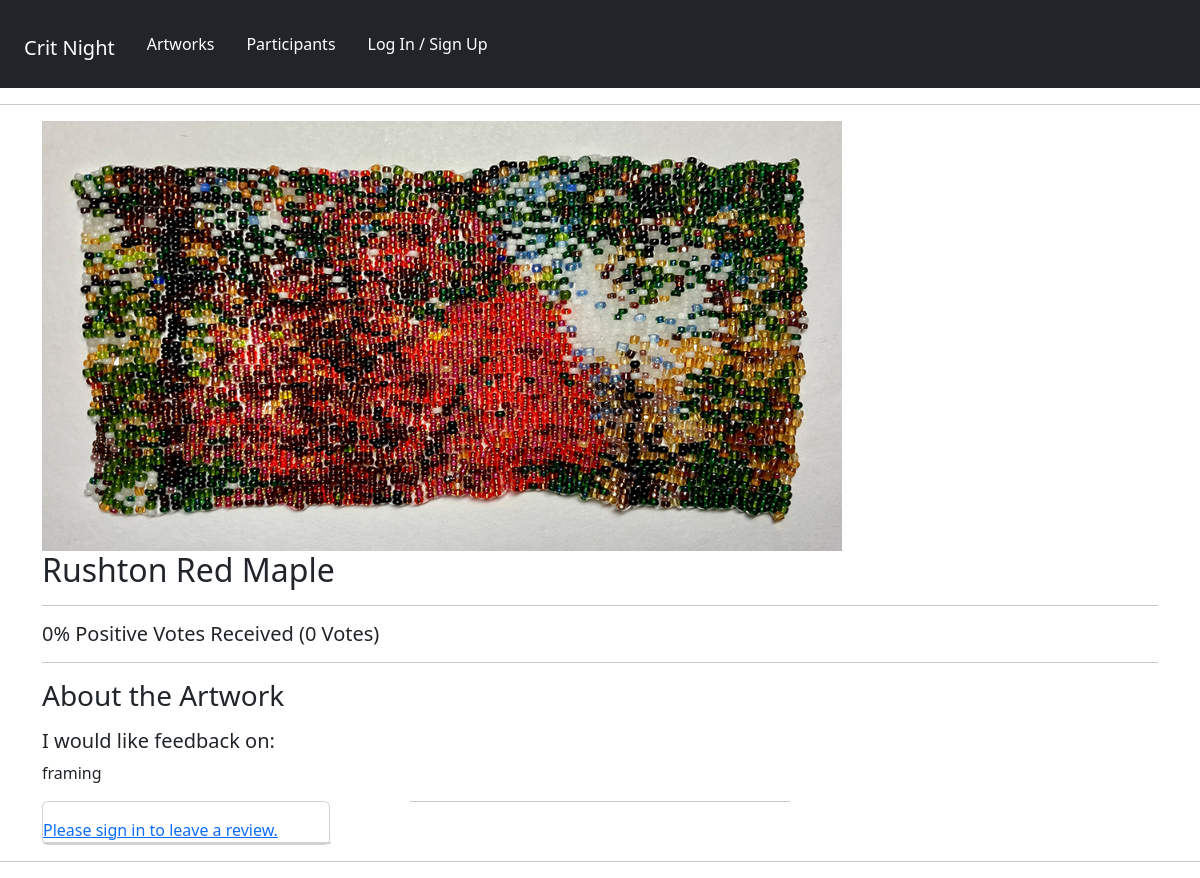
Before: /artwork/e61e1c81-fb61-4687-b965-9ed57b540b2e/ with the older database file.
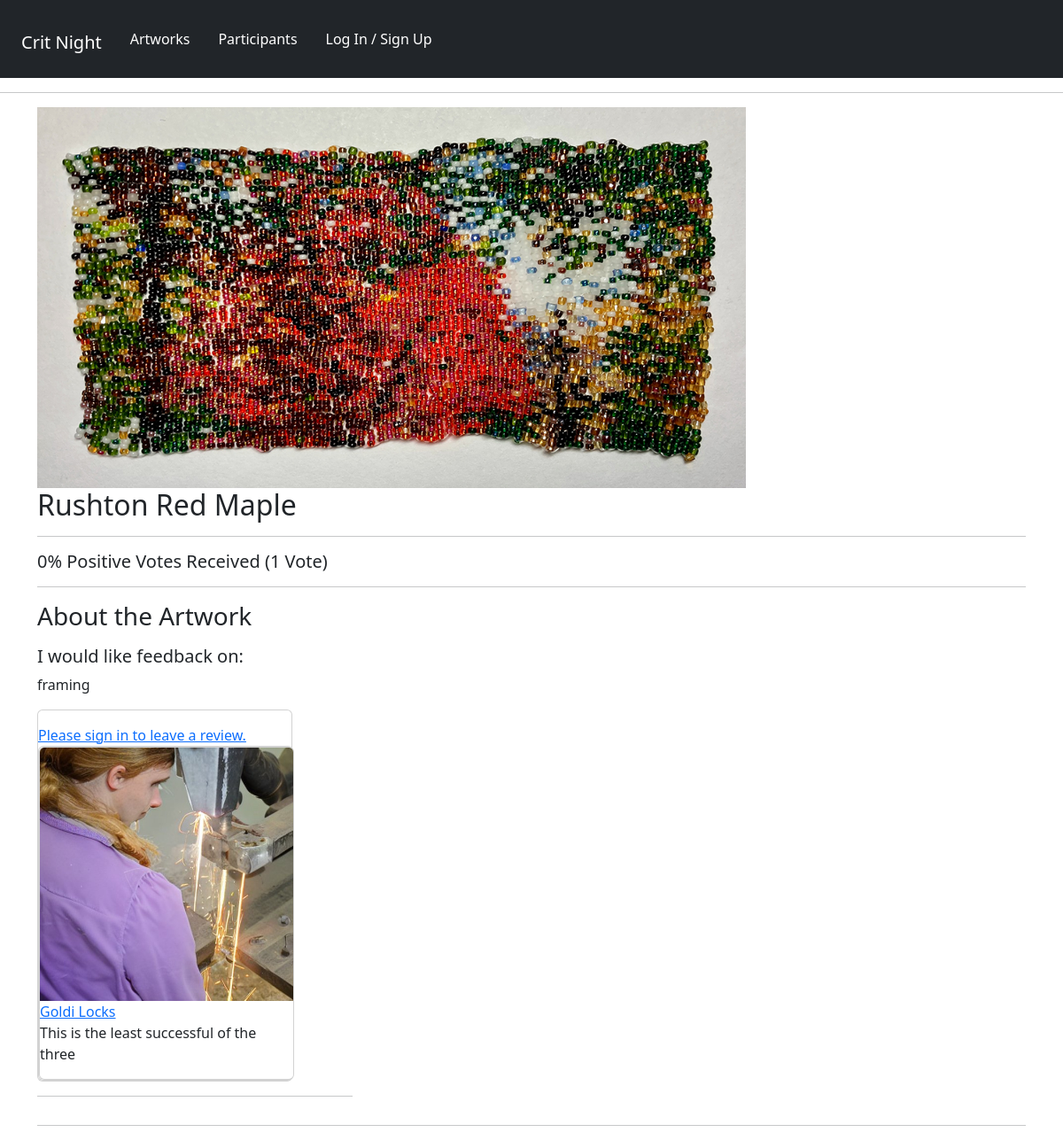
After: the same page with the newer database file.
### artworks/models.py (models this page shows, shortened)
class Artwork(models.Model):
    owner = models.ForeignKey(Profile, null=True, blank=True, on_delete=models.CASCADE)
    title = models.CharField(max_length=200, null=True)
    featured_image = models.ImageField(
        null=True, blank=True, default="default_image.jpg"
    )
    description = models.TextField(null=True, blank=True)
    topic = models.TextField(default="I would like feedback on:", null=True, blank=True)
    demo_link = models.CharField(max_length=2000, null=True, blank=True)
    source_link = models.CharField(max_length=2000, null=True, blank=True)
    tags = models.ManyToManyField("Tag", blank=True)
    vote_total = models.IntegerField(default=0, null=True, blank=True)
    vote_ratio = models.IntegerField(default=0, null=True, blank=True)
    created = models.DateTimeField(auto_now_add=True)
    id = models.UUIDField(
        default=uuid.uuid4, unique=True, primary_key=True, editable=False
    )
    class Meta:
        ordering = ["owner", "-vote_ratio", "-vote_total", "title"]
    @property
    def reviewers(self):
        queryset = self.review_set.all().values_list("owner__id", flat=True)
        return queryset

class Review(models.Model):
    VOTE_TYPE = (
        ("up", "Up Vote"),
        ("down", "Down Vote"),
    )
    owner = models.ForeignKey(Profile, on_delete=models.CASCADE, null=True)
    artwork = models.ForeignKey(Artwork, on_delete=models.CASCADE)
    comments = models.TextField(null=True, blank=True)
    value = models.CharField(max_length=200, choices=VOTE_TYPE)
    created = models.DateTimeField(auto_now_add=True)
    id = models.UUIDField(
        default=uuid.uuid4, unique=True, primary_key=True, editable=False
    )
    class Meta:
        unique_together = [['owner', 'artwork']]

### panelists/models.py (models this page shows, shortened)
class Profile(models.Model):
    user = models.OneToOneField(User, on_delete=models.CASCADE, null=True, blank=True)
    name = models.CharField(max_length=200, null=True, blank=True)
    role = models.CharField(max_length=200, null=True, blank=True)
    media = models.CharField(max_length=200, null=True, blank=True)
    email = models.EmailField(max_length=500, null=True, blank=True)
    username = models.CharField(max_length=200, null=True, blank=True)
    pronouns = models.CharField(max_length=200, null=True, blank=True)
    brief_bio = models.TextField(max_length=1500, null=True, blank=True)
    profile_image = models.ImageField(
        null=True,
        blank=True,
        upload_to="profiles/",
        default="profiles/default-profile.png",
    )
    website = models.CharField(max_length=200, null=True, blank=True)
    social_insta = models.CharField(max_length=200, blank=True, null=True)
    social_twitter = models.CharField(max_length=200, blank=True, null=True)
    social_other = models.CharField(max_length=200, blank=True, null=True)
    created = models.DateTimeField(auto_now_add=True)
    id = models.UUIDField(
        default=uuid.uuid4, unique=True, primary_key=True, editable=False
    )

### artworks/views.py (the view, shortened to what this page needs)
# urls.py: path("artwork/<str:pk>/", views.artwork, name="artwork"),
def artwork(request, pk):
    artworkObj = Artwork.objects.get(id=pk)
    tags = artworkObj.tags.all()
    form = ReviewForm()
    return render(
        request, "artworks/single-artwork.html", {"artwork": artworkObj, "form": form}
    )

### artworks/templates/artworks/single-artwork.html (shortened to what this page needs)
{% extends 'main.html' %}
{% block content %}
<div class="container-md">
<img style="max-width: 800px;" src="{{ artwork.featured_image.url }}">
<h2>{{artwork.title}}</h2>
<hr>
<h5 class="artwork--value">
    {{artwork.vote_ratio}}% Positive Votes Received ({{artwork.vote_total}}
    Vote{{artwork.vote_total|pluralize:"s"}})
</h5>
<hr>
<h3>About the Artwork</h3>
<h5>I would like feedback on:</h5>
<p>{{artwork.topic}}</p>
<div class="row row-cols-1 row-cols-md-3 g-4">
    <div class="col">
        <div class="card" style="width: 18rem;">
            {% if request.user.profile.id in artwork.reviewers %}
                <p>You have already submitted your review for this artwork.</p>
            {% elif request.user.profile == artwork.owner %}
                <p>You cannot review your own work.</p>
        {% else %}
            <a href="{% url 'login' %}?next={{request.path}}">Please sign in to leave a review.</a>
        {% endif %}
        <div class="card" style="width: 18rem;">
            {% for review in artwork.review_set.all %}
            <div class="card" style="width: 18rem;">
                {% if review.comments %}
                    <a href="{% url 'user-profile' review.owner.id  %}">
                        <img class="card-img-top" src="{{review.owner.profile_image.url}}" alt="reviewer profile image" />
                    </a>
                    <a href="{% url 'user-profile' review.owner.id %}"
                class="author">{{review.owner.name}}</a>
                    <p>{{review.comments|linebreaksbr}}</p>
                {% endif %}
            {% endfor %}
        </div>
        </div>
    </div>
<hr>
</div>
</div>
{% endblock %}

Changed rows visible on the page:
changed Artwork "Rushton Red Maple": vote_total "0" → "1"
added Review: owner.profile_image (picture), owner.name "Goldi Locks", comments "This is the least successful of the three"
